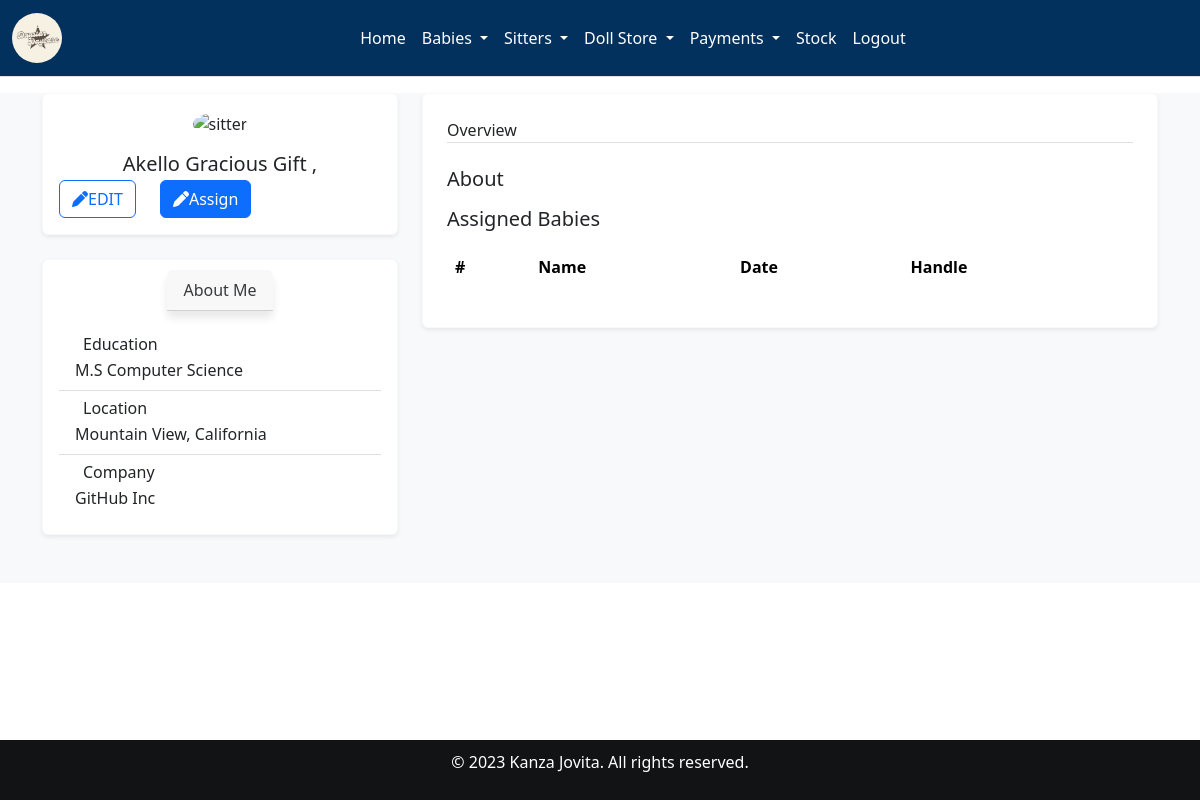
/read_sitter/1/ (signed in), run on an earlier commit of the app's database.
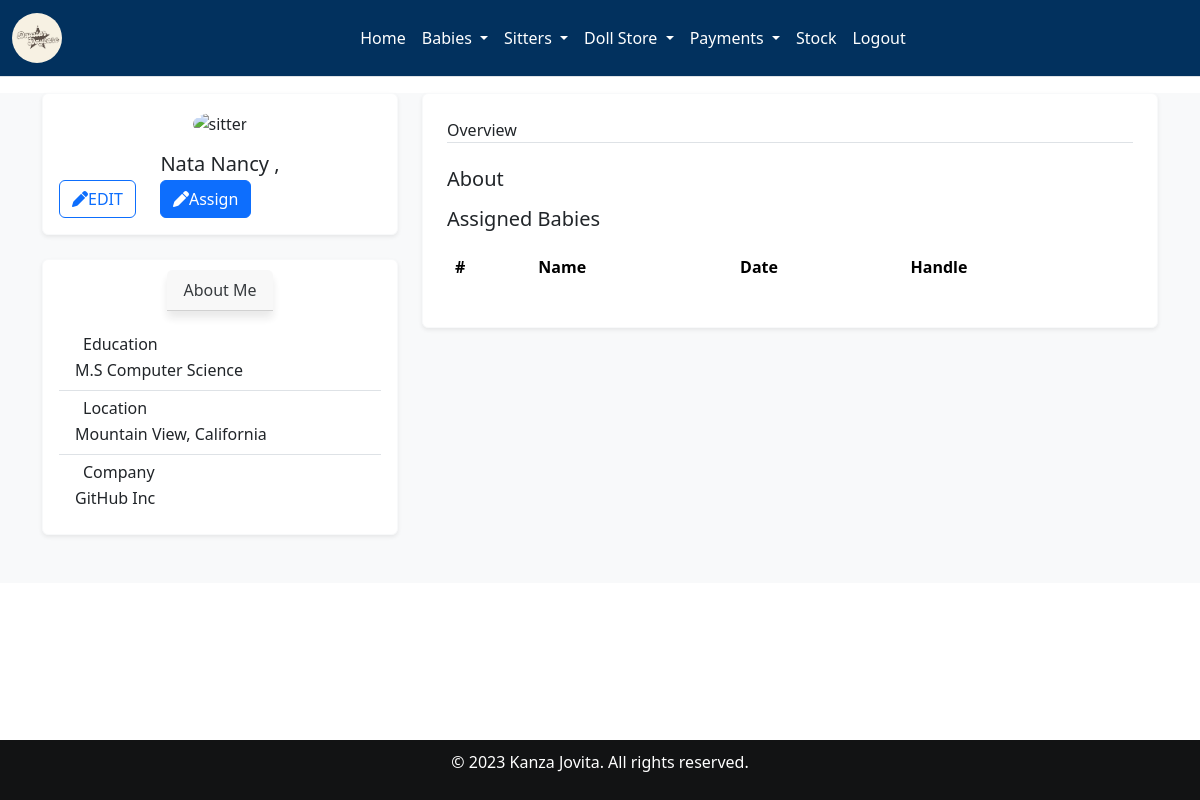
And on a later commit of the database.
### home/models.py (models this page shows, shortened)
class Sitterreg(models.Model):
    Sitter_name = models.CharField(max_length=30, null=False,blank=False)
    Sitter_number = models.CharField(max_length=30, null=False, blank=False)
    Date_of_birth = models.DateField(null=True, blank=True)
    Contact = models.CharField(max_length=30,null=False,blank=False)
    date = models.DateTimeField()
    Location_choices = [('kabalagala', 'Kabalagala'),]
    Location = models.CharField(choices=Location_choices, max_length=100)
    Gender =  models.CharField(choices=[('male', 'Male'),('female', 'Female')], max_length=100)
    Level_of_education = models.CharField(choices=[('Degree','Degree'),('Diploma','Diploma'),('Certificate','Certificate')],max_length=200,default=0)
    Next_of_kin = models.CharField(max_length=30, null=False,blank=False)
    NIN = models.CharField(max_length=30, null=False,blank=False)
    Recommenders_name = models.CharField(max_length=30, null=False,blank=False)
    Religion = models.CharField(choices=[('Anglican', 'Anglican'),('Catholic', 'Catholic'),('Pentecostal','Pentecostal'),('Muslim','Muslim'),('Other','Other')], max_length=100)
    created_at = models.DateTimeField(auto_now_add=True,null=True)

### home/views.py (the view)
# urls.py: path("read_sitter/<int:id>/", views.read_sitter, name="read_sitter"),
@login_required
def read_sitter(request,id ):
    sitters_info=Sitterreg.objects.get(id=id)
    return render(request,'read_sitter.html',{'sitters_info':sitters_info})

### home/templates/read_sitter.html (shortened to what the changed rows need)
{% extends 'base.html' %}
{% load static %}
{% block content %}
<main id="main" class="mt-3">
    <section class="pb-3 pb-md-4 pb-xl-5 bg-light">
        <div class="container">
            <div class="row gy-4 gy-lg-0">
                <div class="col-12 col-lg-4 col-xl-4">
                    <div class="row gy-4">
                        <div class="col-12">
                            <div
                                class="card widget-card border-light shadow-sm"
                            >
                                <div class="card-body">
                                    <div class="text-center mb-3">
                                        <img
                                            src="{% static '/images/undraw_profile.svg' %}"
                                            class="img-fluid rounded-circle w-25"
                                            alt="sitter {{ sitter.s_number }}"
                                        />
                                    </div>
                                    <h5 class="text-center mb-1">
                                        {{ sitters_info.Sitter_name }}  ,
                                    </h5>
                                    <div class="d-flex gap-4">
                                        <a href="{% url 'edit_sitter' sitters_info.id %}"
                                            >
                                        </a>
                                        <a href="{% url 'assign_sitter' sitters_info.id %}"
                                            >
                                        </a>
                                    </div>
                                </div>
                            </div>
                        </div>
                    </div>
                </div>
                <div class="col-12 col-lg-8 col-xl-8">
                    <div class="card widget-card border-light shadow-sm">
                        <div class="card-body p-4">
                            <div
                                class="tab-content pt-4"
                                id="profileTabContent"
                            >
                                <div
                                    class="tab-pane fade show active"
                                    id="overview-tab-pane"
                                    role="tabpanel"
                                    aria-labelledby="overview-tab"
                                    tabindex="0"
                                >
                                    <div class="row g-0">
                                        <table class="table">
                                            <thead>
                                              <tr>
                                                <th scope="col">#</th>
                                                <th scope="col">Name</th>
                                                <th scope="col">Date</th>
                                                <th scope="col">Handle</th>
                                              </tr>
                                            </thead>
                                          </table>
                                    </div>
                                </div>
                            </div>
                        </div>
                    </div>
                </div>
            </div>
        </div>
    </section>
</main>
{% endblock %}

What changed in the data, as far as the page shows it:
changed Sitterreg: Sitter_name "Akello Gracious Gift" → "Nata Nancy"
